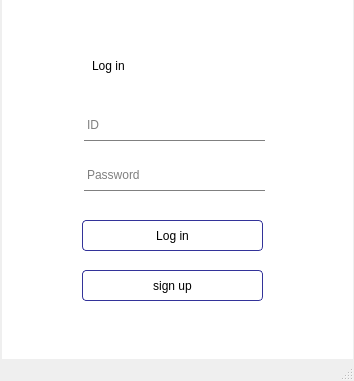
<?xml version="1.0" encoding="UTF-8"?>
<ui version="4.0">
 <class>MainWindow</class>
 <widget class="QMainWindow" name="MainWindow">
  <property name="geometry">
   <rect>
    <x>0</x>
    <y>0</y>
    <width>354</width>
    <height>381</height>
   </rect>
  </property>
  <property name="windowTitle">
   <string>MainWindow</string>
  </property>
  <widget class="QWidget" name="centralwidget">
   <widget class="QStackedWidget" name="stackedWidget">
    <property name="geometry">
     <rect>
      <x>2</x>
      <y>0</y>
      <width>351</width>
      <height>391</height>
     </rect>
    </property>
    <property name="styleSheet">
     <string notr="true">background-color: rgb(255, 255, 255);</string>
    </property>
    <property name="currentIndex">
     <number>0</number>
    </property>
    <widget class="QWidget" name="page">
     <widget class="QPushButton" name="pushButton_2">
      <property name="geometry">
       <rect>
        <x>80</x>
        <y>270</y>
        <width>181</width>
        <height>31</height>
       </rect>
      </property>
      <property name="styleSheet">
       <string notr="true">border-width: 1px;
border-color: #339;
border-style: solid;
border-radius: 4;
padding: 3px;
font-size: 12px;
font: 75 9pt &quot;Arial&quot;;

</string>
      </property>
      <property name="text">
       <string>sign up</string>
      </property>
     </widget>
     <widget class="QLineEdit" name="lineEdit_2">
      <property name="geometry">
       <rect>
        <x>82</x>
        <y>160</y>
        <width>181</width>
        <height>31</height>
       </rect>
      </property>
      <property name="styleSheet">
       <string notr="true">
border-top: none;

border-bottom: 1px solid gray;</string>
      </property>
      <property name="placeholderText">
       <string>Password</string>
      </property>
      <property name="clearButtonEnabled">
       <bool>false</bool>
      </property>
     </widget>
     <widget class="QPushButton" name="pushButton">
      <property name="geometry">
       <rect>
        <x>80</x>
        <y>220</y>
        <width>181</width>
        <height>31</height>
       </rect>
      </property>
      <property name="styleSheet">
       <string notr="true">border-width: 1px;
border-color: #339;
border-style: solid;
border-radius: 4;
padding: 3px;
font-size: 12px;
font: 75 9pt &quot;Arial&quot;;

</string>
      </property>
      <property name="text">
       <string>Log in</string>
      </property>
     </widget>
     <widget class="QLineEdit" name="lineEdit">
      <property name="geometry">
       <rect>
        <x>82</x>
        <y>110</y>
        <width>181</width>
        <height>31</height>
       </rect>
      </property>
      <property name="styleSheet">
       <string notr="true">
border-top: none;

border-bottom: 1px solid gray;</string>
      </property>
      <property name="placeholderText">
       <string>ID</string>
      </property>
      <property name="clearButtonEnabled">
       <bool>true</bool>
      </property>
     </widget>
     <widget class="QLabel" name="label_2">
      <property name="geometry">
       <rect>
        <x>90</x>
        <y>50</y>
        <width>111</width>
        <height>31</height>
       </rect>
      </property>
      <property name="styleSheet">
       <string notr="true">font: 75 18pt &quot;Arial&quot;;
</string>
      </property>
      <property name="text">
       <string>Log in</string>
      </property>
     </widget>
    </widget>
    <widget class="QWidget" name="page_2">
     <widget class="QPushButton" name="pushButton_3">
      <property name="geometry">
       <rect>
        <x>280</x>
        <y>120</y>
        <width>62</width>
        <height>21</height>
       </rect>
      </property>
      <property name="styleSheet">
       <string notr="true">border-width: 1px;
border-color: #339;
border-style: solid;
border-radius: 4;
padding: 3px;
font: 75 8pt &quot;Arial&quot;;
background-color: rgb(235, 235, 235);</string>
      </property>
      <property name="text">
       <string>중복확인</string>
      </property>
     </widget>
     <widget class="QLineEdit" name="lineEdit_3">
      <property name="geometry">
       <rect>
        <x>82</x>
        <y>110</y>
        <width>181</width>
        <height>31</height>
       </rect>
      </property>
      <property name="styleSheet">
       <string notr="true">
border-top: none;

border-bottom: 1px solid gray;</string>
      </property>
      <property name="placeholderText">
       <string>ID</string>
      </property>
      <property name="clearButtonEnabled">
       <bool>false</bool>
      </property>
     </widget>
     <widget class="QPushButton" name="pushButton_4">
      <property name="geometry">
       <rect>
        <x>80</x>
        <y>270</y>
        <width>81</width>
        <height>21</height>
       </rect>
      </property>
      <property name="styleSheet">
       <string notr="true">border-width: 1px;
border-color: #339;
border-style: solid;
border-radius: 4;
padding: 3px;
font-size: 12px;
font: 75 9pt &quot;Arial&quot;;

</string>
      </property>
      <property name="text">
       <string>sign up</string>
      </property>
     </widget>
     <widget class="QLineEdit" name="lineEdit_4">
      <property name="geometry">
       <rect>
        <x>82</x>
        <y>160</y>
        <width>181</width>
        <height>31</height>
       </rect>
      </property>
      <property name="styleSheet">
       <string notr="true">
border-top: none;

border-bottom: 1px solid gray;</string>
      </property>
      <property name="placeholderText">
       <string>Password</string>
      </property>
      <property name="clearButtonEnabled">
       <bool>true</bool>
      </property>
     </widget>
     <widget class="QPushButton" name="pushButton_5">
      <property name="geometry">
       <rect>
        <x>180</x>
        <y>270</y>
        <width>81</width>
        <height>21</height>
       </rect>
      </property>
      <property name="styleSheet">
       <string notr="true">border-width: 1px;
border-color: #339;
border-style: solid;
border-radius: 4;
padding: 3px;
font-size: 12px;
font: 75 9pt &quot;Arial&quot;;

</string>
      </property>
      <property name="text">
       <string>cancel</string>
      </property>
     </widget>
     <widget class="QLabel" name="label_3">
      <property name="geometry">
       <rect>
        <x>90</x>
        <y>50</y>
        <width>111</width>
        <height>31</height>
       </rect>
      </property>
      <property name="styleSheet">
       <string notr="true">font: 75 18pt &quot;Arial&quot;;
</string>
      </property>
      <property name="text">
       <string>Sign up</string>
      </property>
     </widget>
    </widget>
   </widget>
  </widget>
  <widget class="QStatusBar" name="statusbar"/>
 </widget>
 <tabstops>
  <tabstop>lineEdit</tabstop>
  <tabstop>lineEdit_2</tabstop>
  <tabstop>pushButton</tabstop>
  <tabstop>pushButton_2</tabstop>
  <tabstop>lineEdit_4</tabstop>
  <tabstop>pushButton_5</tabstop>
  <tabstop>pushButton_4</tabstop>
  <tabstop>lineEdit_3</tabstop>
  <tabstop>pushButton_3</tabstop>
 </tabstops>
 <resources/>
 <connections/>
</ui>
